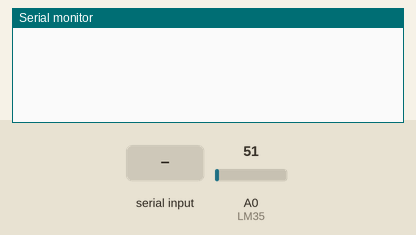
The sketch below on a simulated Arduino Mega 2560, built with avr-gcc and run on an emulated ATmega2560. On the bench: the last lines printed to the serial monitor. The inputs (shaded band) are chosen by the test bench; at power-on: A0 (LM35) = 51.

Above: at 1.2 s.
1.3 s: "a\n" received over Serial
At 2.5 s:
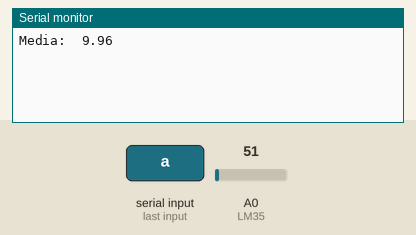
2.8 s: byte 98 ('b') received over Serial
At 3.6 s:
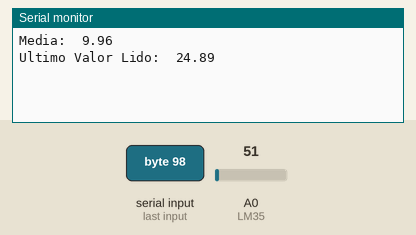
4.3 s: byte 97 ('a') received over Serial
At 4.7 s:
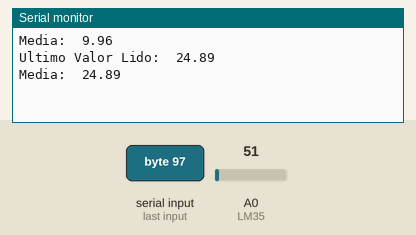

The sketch:

lm35.ino
```cpp
const float LSB = 0.00488;
const int delayLeitura = 500;
const int LM35 = A0;
unsigned long ultimoMillis;
float temperaturas[5] = {0, 0, 0, 0, 0};
int posAtual = 0;

float calcularMedia() {
  float soma = 0;

  for (int i=0; i<5; i++) {
    soma = soma + temperaturas[i];
  }

  float media = soma / 5;

  return media;
}

void setup() {
  Serial.begin(9600);
  ultimoMillis = millis();
}

void loop() {
  int adc = analogRead(LM35);
  float T = 100*adc*LSB;

  if (millis() - ultimoMillis > delayLeitura) {
    temperaturas[posAtual] = T;

    posAtual++;
    if (posAtual >= 5) {
      posAtual = 0;
    }

    ultimoMillis = millis();
  }

  if (Serial.available() > 0) {
    char c = Serial.read();

    if (c == 'a') {
      float media = calcularMedia();

      Serial.print("Media:\t");
      Serial.println(media);
      Serial.print("\n");

    } else if (c == 'b') {
      Serial.print("Ultimo Valor Lido:\t");
      Serial.println(T);
      Serial.print("\n");

    } else if (c == 'c') {
      Serial.print("Ultimo Valor Lido:\t");
      Serial.println(T);

      float media = calcularMedia();
      Serial.print("Media:\t");
      Serial.println(media);
      Serial.print("\n");
    }
  }
}
```

Measured:
- after the input at 1.3 s, the serial monitor: prints a new line at once (image 1)
- after the input at 2.8 s, the serial monitor: prints a new line at once (image 2)
- after the input at 4.3 s, the serial monitor: prints a new line at once (image 3)
